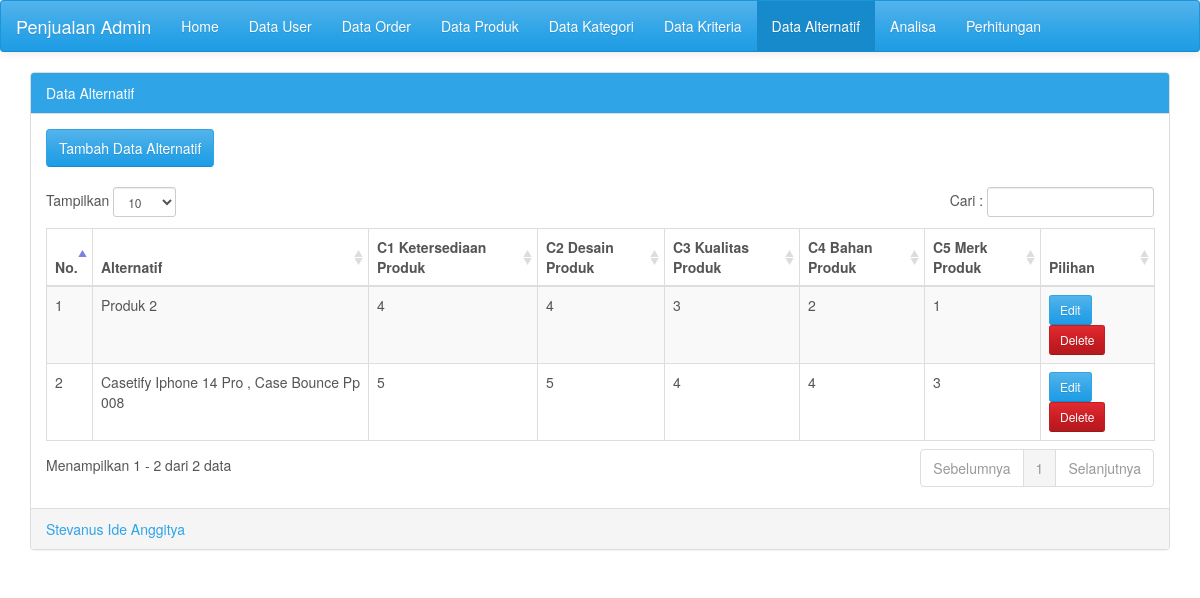
The page /alternatif.php on the database its author committed.
### tables this page shows
CREATE TABLE `alternatif` (
  `id_alternatif` varchar(20) NOT NULL,
  `alternatif` varchar(100) NOT NULL,
  `k1` varchar(20) NOT NULL,
  `k2` varchar(20) NOT NULL,
  `k3` varchar(20) NOT NULL,
  `k4` varchar(20) NOT NULL,
  `k5` varchar(20) NOT NULL
);

### alternatif.php (the view, shortened to what this page needs)
<?php
	include('configdb.php');
?>
<!DOCTYPE html>
<html lang="en"><head><meta http-equiv="Content-Type" content="text/html; charset=UTF-8">
	<link href="ui/css/cerulean.min.css" rel="stylesheet">
	<link rel="stylesheet" type="text/css" href="ui/css/datatables/dataTables.bootstrap.css">
  </head>
  <body>
      <nav class="navbar navbar-default">
        <div class="container-fluid">
          <div class="navbar-header">
            <a class="navbar-brand" href="#"><?php echo $_SESSION['judul'];?></a>
          </div>
          <div id="navbar" class="navbar-collapse collapse">
            <ul class="nav navbar-nav">
              <li><a href="index.php">Home</a></li>
			  <li><a href="user.php">Data User</a></li>
              <li><a href="order.php">Data Order</a></li>
              <li><a href="produk.php">Data Produk</a></li>
              <li><a href="kategori.php">Data Kategori</a></li>
              <li><a href="kriteria.php">Data Kriteria</a></li>
              <li class="active"><a href="#">Data Alternatif</a></li>
			  <li><a href="analisa.php">Analisa</a></li>
              <li><a href="perhitungan.php">Perhitungan</a></li>
			</ul>
          </div>
        </div>
      </nav>
		<div class="container">
      <div class="panel panel-primary">
		  <div class="panel-heading">Data Alternatif</div>
						<?php
											$kriteria = $mysqli->query("select * from kriteria");
											$i=0;
											while ($row = $kriteria->fetch_assoc()) {
												@$k[$i] = $row["kriteria"];
												$i++;
											}
							$alternatif = $mysqli->query("select * from alternatif");
						?>
		  <div class="panel-body table-responsive">
			<a class='btn btn-primary' href='add-alternatif.php'> Tambah Data Alternatif</a><br /><br />
			<table id="example" class="table table-striped table-bordered table-hover" cellspacing="0" width="100%">
			<thead>
				<tr>
					<th>No.</th>
					<th>Alternatif</th>
					<th><?php echo ucwords($k[0]);?></th>
					<th><?php echo ucwords($k[1]);?></th>
					<th><?php echo ucwords($k[2]);?></th>
					<th><?php echo ucwords($k[3]);?></th>
					<th><?php echo ucwords($k[4]);?></th>
					<th>Pilihan</th>
				</tr>
			</thead>
			<tbody>
										<?php
												$i = 1;
												while ($row = $alternatif->fetch_assoc()) {
													echo '<tr>';
													echo '<td>'.$i++.'</td>';
													echo '<td>'.ucwords($row["alternatif"]).'</td>';
													echo '<td>'.$row["k1"].'</td>';
													echo '<td>'.$row["k2"].'</td>';
													echo '<td>'.$row["k3"].'</td>';
													echo '<td>'.$row["k4"].'</td>';
													echo '<td>'.$row["k5"].'</td>';
													echo '<td>';
													?>
														  <a href="edit-alternatif.php?id=<?php echo $row['id_alternatif'];?>" class="btn btn-primary btn-sm"><i class="fa fa-pencil"></i> Edit</a>
														  <a href="del.php?id=<?php echo $row['id_alternatif'];?>" onClick="return confirm('Menghapus data ke-<?php echo $i-1;?> Alternatif <?php echo $row['alternatif'];?> ?');" class="btn btn-danger btn-sm"><i class="fa fa-times"></i> Delete</a></td>
													<?php
													echo '</tr>';
												}
										?>
			</tbody>
			</table>
		  </div>
		  <div class="panel-footer text-primary"><?php echo $_SESSION['by'];?><div class="pull-right"></div></div>
		</div>
    </div>
</body></html>

### rows shown on the page
alternatif: alternatif "Produk 2", k1 "4", k2 "4", k3 "3", k4 "2", k5 "1"
alternatif: alternatif "Casetify Iphone 14 Pro , Case Bounce Pp 008", k1 "5", k2 "5", k3 "4", k4 "4", k5 "3"

### other values the page prints
$_SESSION['judul'] "Penjualan Admin"
$k[0] "C1 Ketersediaan Produk"
$k[1] "C2 Desain Produk"
$k[2] "C3 Kualitas Produk"
$k[3] "C4 Bahan Produk"
$k[4] "C5 Merk Produk"
$_SESSION['by'] "Stevanus Ide Anggitya"
